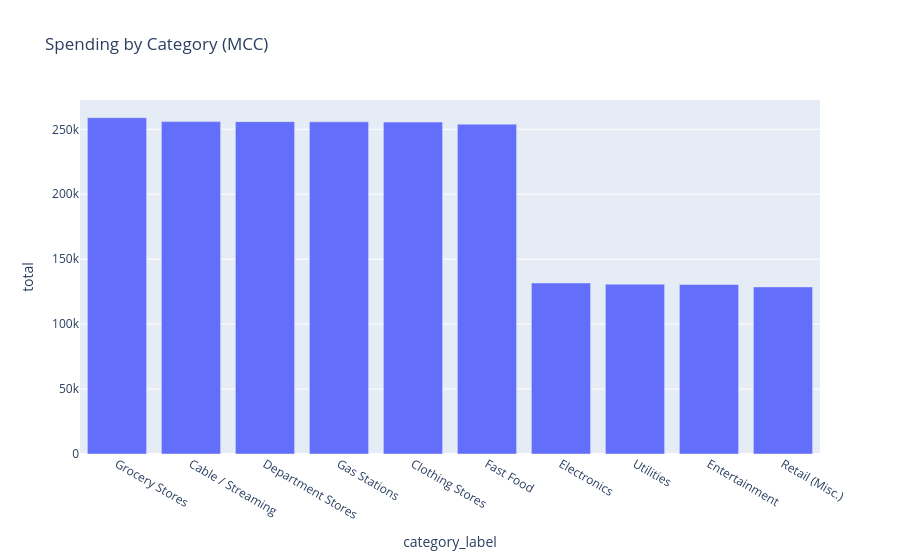

Write notebook code for a chart like this one.
### Markdown cell above
## 8. Transaction Analytics

Category, merchant, location, and payment-method breakdowns, plus
weekday/weekend and time-of-day patterns.

### Code cell
from src.analytics import categories, merchants, temporal

cat_result = categories.analyze_categories(top_n=10)["result"]
cat_df = pd.DataFrame(cat_result)
fig = px.bar(cat_df, x="category_label", y="total", title="Spending by Category (MCC)")
fig.show()

### Figure 1 — Plotly figure (JSON) as saved in the notebook; plotly's stock layout.template omitted (floating-point values rounded to 4 significant figures)
{"data": [{"hovertemplate": "category_label=%{x}<br>total=%{y}<extra></extra>", "legendgroup": "", "marker": {"color": "#636efa", "pattern": {"shape": ""}}, "name": "", "orientation": "v", "showlegend": false, "textposition": "auto", "type": "bar", "x": ["Grocery Stores", "Cable / Streaming", "Department Stores", "Gas Stations", "Clothing Stores", "Fast Food", "Electronics", "Utilities", "Entertainment", "Retail (Misc.)"], "xaxis": "x", "y": [259000.0, 255900.0, 255900.0, 255800.0, 255600.0, 254000.0, 131700.0, 130800.0, 130500.0, 128700.0], "yaxis": "y"}], "layout": {"barmode": "relative", "legend": {"tracegroupgap": 0}, "title": {"text": "Spending by Category (MCC)"}, "xaxis": {"anchor": "y", "domain": [0.0, 1.0], "title": {"text": "category_label"}}, "yaxis": {"anchor": "x", "domain": [0.0, 1.0], "title": {"text": "total"}}}}
